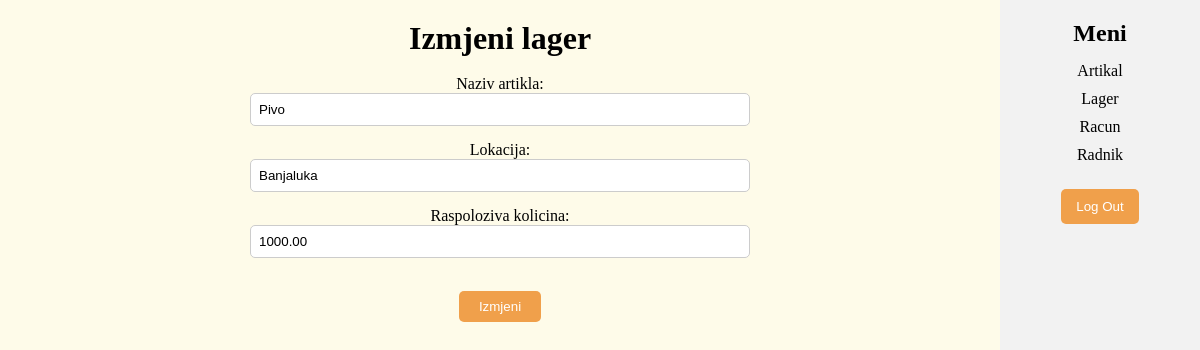
Screenshot of /lager_edit.php?id=1 with the database file from the repository.
### tables this page shows
CREATE TABLE `lager` (
  `LagerId` int(11) NOT NULL,
  `ArtikalId` int(11) DEFAULT NULL,
  `RaspolozivaKolicina` decimal(18,2) DEFAULT NULL,
  `Lokacija` varchar(50) DEFAULT NULL
);

CREATE TABLE `artikal` (
  `ArtikalId` int(11) NOT NULL,
  `Sifra` varchar(50) DEFAULT NULL,
  `Naziv` varchar(50) DEFAULT NULL,
  `JedinicaMjere` char(3) DEFAULT NULL,
  `Barkod` varchar(50) DEFAULT NULL,
  `PLU_KOD` varchar(10) DEFAULT NULL
);

### lager_edit.php (the view, shortened to what this page needs)
<?php
$conn = new mysqli("localhost", "root", "", "lanaco");
$lagerId = $_GET['id'];
$result = mysqli_query($conn, "SELECT lager.LagerId, artikal.Naziv, lager.RaspolozivaKolicina, lager.Lokacija
FROM lager
JOIN artikal
ON lager.ArtikalId = artikal.ArtikalId
WHERE lager.LagerId = '$lagerId'");
if (mysqli_num_rows($result) > 0) {
  $row = mysqli_fetch_assoc($result);
} else {
  header("Location: lager.php");
  exit;
}
?>
<!DOCTYPE html>
<html lang="en">
<head>
  <link rel="stylesheet" href="css/style-lager_edit.css">
</head>
<body>
  <div class="form">
    <h1>Izmjeni lager</h1><br>
    <form action="" method="post">
      <div>
        <label for="naziv">Naziv artikla:</label><br>
        <input type="text" id="naziv" name="naziv" value="<?php echo $row['Naziv']; ?>">
      </div>
      <div>
        <label for="lokacija">Lokacija:</label><br>
        <input type="text" id="lokacija" name="lokacija" value="<?php echo $row['Lokacija']; ?>">
      </div>
      <div>
        <label for="raspolozivaKolicina">Raspoloziva kolicina:</label><br>
        <input type="text" id="raspolozivaKolicina" name="raspolozivaKolicina" value="<?php echo $row['RaspolozivaKolicina']; ?>">
      </div>
      <br>
      <div>
        <input type="submit" name="update" value="Izmjeni">
      </div>
    </form>
  </div>
  <div class="meni">
    <h2>Meni</h2>
    <nav>
      <ul>
        <li><a href="pocetna.php">Artikal</a></li>
        <li><a href="lager.php">Lager</a></li>
        <li><a href="racun.php">Racun</a></li>
        <li><a href="radnik.php">Radnik</a></li>
      </ul>
    </nav>
    <button><a href="logout.php">Log Out</a></button>
  </div>
</body>
</html>

### css/style-lager_edit.css (style rules this page uses)
* { margin: 0; padding: 0; box-sizing: border-box; }
body { display: flex; justify-content: flex-end; align-items: flex-start; background-color: #FEFBE9; }
h1 { text-align: center; margin-top: 20px; }
.form { display: flex; flex-direction: column; margin: 0 auto; max-width: 500px; width: 100%; text-align: center; }
form label { margin-bottom: 5px; }
form input[type="text"] { display: block; width: 100%; padding: 8px; border: 1px solid #ccc; border-radius: 5px; margin-bottom: 15px; }
form input[type="submit"] { display: block; margin: 0 auto; padding: 8px 20px; background-color: #F0A04B; color: #fff; border: none; border-radius: 5px; cursor: pointer; transition: all 0.3s ease-in-out; }
.meni { width: 200px; height: 100vh; background-color: #f2f2f2; padding: 20px; text-align: center; }
h2 { margin-bottom: 10px; }
nav ul { list-style-type: none; }
nav ul li a { text-decoration: none; color: black; display: block; padding: 5px 10px; }
button { margin-top: 20px; background-color: #F0A04B; color: white; padding: 10px 15px; border: none; border-radius: 5px; cursor: pointer; transition: all 0.3s ease-in-out; }
button a { text-decoration: none; color: white; }

### rows the page displays
lager: naziv "Pivo", lokacija "Banjaluka", raspolozivaKolicina "1000.00"
